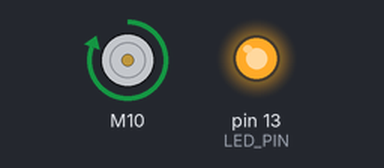
The sketch below on a simulated Arduino Uno, built with avr-gcc and run on an emulated ATmega328P. Shown: DC motor (green arrow = forward, orange = backward, longer = faster), output pins drawn as LEDs (lit = HIGH).

Above: at 6.5 s.
At 10.5 s:
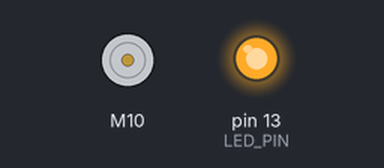
Timing chart, 0 to 15.4 s (numbered marks = the images above):
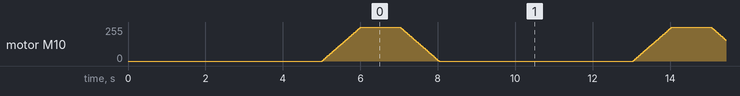

The sketch:

ESC_Ramp_1500.ino
```cpp
/*
  ESC_Ramp
    Based on the Sweep example in the Servo library, this allow a ramp up and down of the ESC speed based on the Min and Max values.
    The Min and Max speed are defined so you can change them at one location and it will be used in the ramp as well.

  27 April 2017
  by Eric Nantel
 */
#include "ESC.h"
#define LED_PIN (13)                                      // Pin for the LED
#define SPEED_MIN (1000)                                  // Set the Minimum Speed in microseconds
#define SPEED_MAX (1100)                                  // Set the Minimum Speed in microseconds

ESC myESC (10, SPEED_MIN, SPEED_MAX, 500);                 // ESC_Name (ESC PIN, Minimum Value, Maximum Value, Default Speed, Arm Value)
int oESC;                                                 // Variable for the speed sent to the ESC

void setup() {
  pinMode(LED_PIN, OUTPUT);                               // LED Visual Output
  myESC.arm();                                            // Send the Arm value so the ESC will be ready to take commands
  digitalWrite(LED_PIN, HIGH);                            // LED High Once Armed
  delay(5000);                                            // Wait for a while
}

void loop() {
  for (oESC = SPEED_MIN; oESC <= SPEED_MAX; oESC += 1) {  // goes from 1000 microseconds to 2000 microseconds
    myESC.speed(oESC);                                    // tell ESC to go to the oESC speed value
    delay(10);                                            // waits 10ms for the ESC to reach speed
  }
  delay(1000);
  for (oESC = SPEED_MAX; oESC >= SPEED_MIN; oESC -= 1) {  // goes from 2000 microseconds to 1000 microseconds
    myESC.speed(oESC);                                    // tell ESC to go to the oESC speed value
    delay(10);                                            // waits 10ms for the ESC to reach speed
   }
  delay(5000);                                            // Wait for a while befor restart
}
```
